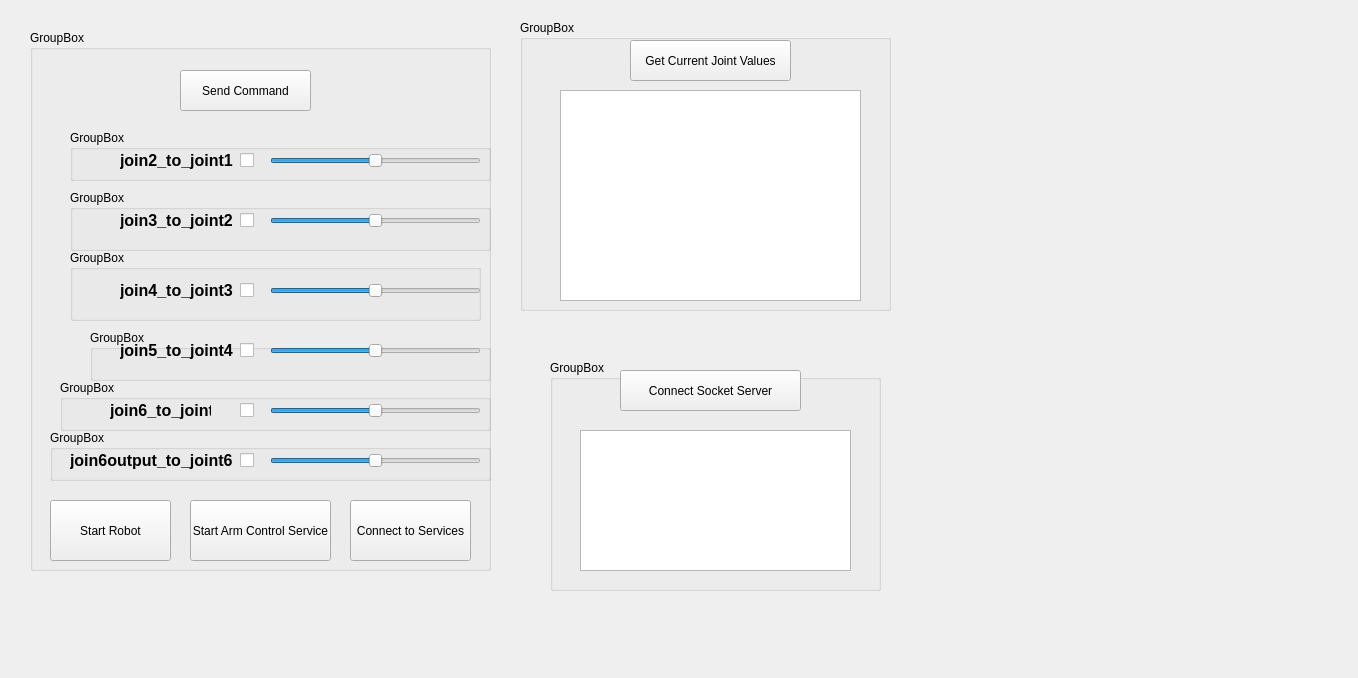
<?xml version="1.0" encoding="UTF-8"?>
<ui version="4.0">
 <class>DockWidgetMyCobot280Pi</class>
 <widget class="QWidget" name="DockWidgetMyCobot280Pi">
  <property name="geometry">
   <rect>
    <x>0</x>
    <y>0</y>
    <width>1358</width>
    <height>678</height>
   </rect>
  </property>
  <property name="windowTitle">
   <string>Form</string>
  </property>
  <widget class="QGroupBox" name="groupBox_7">
   <property name="geometry">
    <rect>
     <x>30</x>
     <y>30</y>
     <width>461</width>
     <height>541</height>
    </rect>
   </property>
   <property name="title">
    <string>GroupBox</string>
   </property>
   <widget class="QPushButton" name="pushButton">
    <property name="geometry">
     <rect>
      <x>20</x>
      <y>470</y>
      <width>121</width>
      <height>61</height>
     </rect>
    </property>
    <property name="text">
     <string>Start Robot</string>
    </property>
   </widget>
   <widget class="QGroupBox" name="groupBox_6">
    <property name="geometry">
     <rect>
      <x>20</x>
      <y>400</y>
      <width>441</width>
      <height>51</height>
     </rect>
    </property>
    <property name="title">
     <string>GroupBox</string>
    </property>
    <widget class="QSlider" name="sliderWidget_6">
     <property name="geometry">
      <rect>
       <x>220</x>
       <y>20</y>
       <width>211</width>
       <height>21</height>
      </rect>
     </property>
     <property name="minimum">
      <number>-314</number>
     </property>
     <property name="maximum">
      <number>314</number>
     </property>
     <property name="singleStep">
      <number>1</number>
     </property>
     <property name="orientation">
      <enum>Qt::Horizontal</enum>
     </property>
    </widget>
    <widget class="QCheckBox" name="checkBox_6">
     <property name="geometry">
      <rect>
       <x>190</x>
       <y>20</y>
       <width>16</width>
       <height>20</height>
      </rect>
     </property>
     <property name="font">
      <font>
       <strikeout>false</strikeout>
      </font>
     </property>
     <property name="text">
      <string/>
     </property>
     <property name="checked">
      <bool>false</bool>
     </property>
    </widget>
    <widget class="QLabel" name="label_6">
     <property name="geometry">
      <rect>
       <x>20</x>
       <y>10</y>
       <width>171</width>
       <height>41</height>
      </rect>
     </property>
     <property name="font">
      <font>
       <pointsize>12</pointsize>
       <weight>75</weight>
       <bold>true</bold>
      </font>
     </property>
     <property name="text">
      <string>join6output_to_joint6</string>
     </property>
    </widget>
   </widget>
   <widget class="QGroupBox" name="groupBox_5">
    <property name="geometry">
     <rect>
      <x>30</x>
      <y>350</y>
      <width>431</width>
      <height>51</height>
     </rect>
    </property>
    <property name="title">
     <string>GroupBox</string>
    </property>
    <widget class="QSlider" name="sliderWidget_5">
     <property name="geometry">
      <rect>
       <x>210</x>
       <y>20</y>
       <width>211</width>
       <height>21</height>
      </rect>
     </property>
     <property name="minimum">
      <number>-314</number>
     </property>
     <property name="maximum">
      <number>314</number>
     </property>
     <property name="singleStep">
      <number>1</number>
     </property>
     <property name="orientation">
      <enum>Qt::Horizontal</enum>
     </property>
    </widget>
    <widget class="QCheckBox" name="checkBox_5">
     <property name="geometry">
      <rect>
       <x>180</x>
       <y>20</y>
       <width>16</width>
       <height>20</height>
      </rect>
     </property>
     <property name="font">
      <font>
       <strikeout>false</strikeout>
      </font>
     </property>
     <property name="text">
      <string/>
     </property>
     <property name="checked">
      <bool>false</bool>
     </property>
    </widget>
    <widget class="QLabel" name="label_5">
     <property name="geometry">
      <rect>
       <x>50</x>
       <y>10</y>
       <width>101</width>
       <height>41</height>
      </rect>
     </property>
     <property name="font">
      <font>
       <pointsize>12</pointsize>
       <weight>75</weight>
       <bold>true</bold>
      </font>
     </property>
     <property name="text">
      <string>join6_to_joint5</string>
     </property>
    </widget>
   </widget>
   <widget class="QGroupBox" name="groupBox_4">
    <property name="geometry">
     <rect>
      <x>60</x>
      <y>300</y>
      <width>401</width>
      <height>51</height>
     </rect>
    </property>
    <property name="title">
     <string>GroupBox</string>
    </property>
    <widget class="QSlider" name="sliderWidget_4">
     <property name="geometry">
      <rect>
       <x>180</x>
       <y>10</y>
       <width>211</width>
       <height>21</height>
      </rect>
     </property>
     <property name="minimum">
      <number>-314</number>
     </property>
     <property name="maximum">
      <number>314</number>
     </property>
     <property name="singleStep">
      <number>1</number>
     </property>
     <property name="orientation">
      <enum>Qt::Horizontal</enum>
     </property>
    </widget>
    <widget class="QCheckBox" name="checkBox_4">
     <property name="geometry">
      <rect>
       <x>150</x>
       <y>10</y>
       <width>16</width>
       <height>20</height>
      </rect>
     </property>
     <property name="font">
      <font>
       <strikeout>false</strikeout>
      </font>
     </property>
     <property name="text">
      <string/>
     </property>
     <property name="checked">
      <bool>false</bool>
     </property>
    </widget>
    <widget class="QLabel" name="label_4">
     <property name="geometry">
      <rect>
       <x>30</x>
       <y>0</y>
       <width>121</width>
       <height>41</height>
      </rect>
     </property>
     <property name="font">
      <font>
       <pointsize>12</pointsize>
       <weight>75</weight>
       <bold>true</bold>
      </font>
     </property>
     <property name="text">
      <string>join5_to_joint4</string>
     </property>
    </widget>
   </widget>
   <widget class="QGroupBox" name="groupBox_3">
    <property name="geometry">
     <rect>
      <x>40</x>
      <y>220</y>
      <width>411</width>
      <height>71</height>
     </rect>
    </property>
    <property name="title">
     <string>GroupBox</string>
    </property>
    <widget class="QSlider" name="sliderWidget_3">
     <property name="geometry">
      <rect>
       <x>200</x>
       <y>30</y>
       <width>211</width>
       <height>21</height>
      </rect>
     </property>
     <property name="minimum">
      <number>-314</number>
     </property>
     <property name="maximum">
      <number>314</number>
     </property>
     <property name="singleStep">
      <number>1</number>
     </property>
     <property name="orientation">
      <enum>Qt::Horizontal</enum>
     </property>
    </widget>
    <widget class="QCheckBox" name="checkBox_3">
     <property name="geometry">
      <rect>
       <x>170</x>
       <y>30</y>
       <width>16</width>
       <height>20</height>
      </rect>
     </property>
     <property name="font">
      <font>
       <strikeout>false</strikeout>
      </font>
     </property>
     <property name="text">
      <string/>
     </property>
     <property name="checked">
      <bool>false</bool>
     </property>
    </widget>
    <widget class="QLabel" name="label_3">
     <property name="geometry">
      <rect>
       <x>50</x>
       <y>20</y>
       <width>121</width>
       <height>41</height>
      </rect>
     </property>
     <property name="font">
      <font>
       <pointsize>12</pointsize>
       <weight>75</weight>
       <bold>true</bold>
      </font>
     </property>
     <property name="text">
      <string>join4_to_joint3</string>
     </property>
    </widget>
   </widget>
   <widget class="QGroupBox" name="groupBox_2">
    <property name="geometry">
     <rect>
      <x>40</x>
      <y>160</y>
      <width>421</width>
      <height>61</height>
     </rect>
    </property>
    <property name="title">
     <string>GroupBox</string>
    </property>
    <widget class="QSlider" name="sliderWidget_2">
     <property name="geometry">
      <rect>
       <x>200</x>
       <y>20</y>
       <width>211</width>
       <height>21</height>
      </rect>
     </property>
     <property name="minimum">
      <number>-314</number>
     </property>
     <property name="maximum">
      <number>314</number>
     </property>
     <property name="singleStep">
      <number>1</number>
     </property>
     <property name="orientation">
      <enum>Qt::Horizontal</enum>
     </property>
    </widget>
    <widget class="QCheckBox" name="checkBox_2">
     <property name="geometry">
      <rect>
       <x>170</x>
       <y>20</y>
       <width>16</width>
       <height>20</height>
      </rect>
     </property>
     <property name="font">
      <font>
       <strikeout>false</strikeout>
      </font>
     </property>
     <property name="text">
      <string/>
     </property>
     <property name="checked">
      <bool>false</bool>
     </property>
    </widget>
    <widget class="QLabel" name="label_2">
     <property name="geometry">
      <rect>
       <x>50</x>
       <y>10</y>
       <width>121</width>
       <height>41</height>
      </rect>
     </property>
     <property name="font">
      <font>
       <pointsize>12</pointsize>
       <weight>75</weight>
       <bold>true</bold>
      </font>
     </property>
     <property name="text">
      <string>join3_to_joint2</string>
     </property>
    </widget>
   </widget>
   <widget class="QGroupBox" name="groupBox">
    <property name="geometry">
     <rect>
      <x>40</x>
      <y>100</y>
      <width>421</width>
      <height>51</height>
     </rect>
    </property>
    <property name="title">
     <string>GroupBox</string>
    </property>
    <widget class="QSlider" name="sliderWidget">
     <property name="geometry">
      <rect>
       <x>200</x>
       <y>20</y>
       <width>211</width>
       <height>21</height>
      </rect>
     </property>
     <property name="minimum">
      <number>-314</number>
     </property>
     <property name="maximum">
      <number>314</number>
     </property>
     <property name="singleStep">
      <number>1</number>
     </property>
     <property name="orientation">
      <enum>Qt::Horizontal</enum>
     </property>
    </widget>
    <widget class="QCheckBox" name="checkBox">
     <property name="geometry">
      <rect>
       <x>170</x>
       <y>20</y>
       <width>16</width>
       <height>20</height>
      </rect>
     </property>
     <property name="font">
      <font>
       <strikeout>false</strikeout>
      </font>
     </property>
     <property name="text">
      <string/>
     </property>
     <property name="checked">
      <bool>false</bool>
     </property>
    </widget>
    <widget class="QLabel" name="label">
     <property name="geometry">
      <rect>
       <x>50</x>
       <y>10</y>
       <width>121</width>
       <height>41</height>
      </rect>
     </property>
     <property name="font">
      <font>
       <pointsize>12</pointsize>
       <weight>75</weight>
       <bold>true</bold>
      </font>
     </property>
     <property name="text">
      <string>join2_to_joint1</string>
     </property>
    </widget>
   </widget>
   <widget class="QPushButton" name="pushButton_3">
    <property name="geometry">
     <rect>
      <x>150</x>
      <y>40</y>
      <width>131</width>
      <height>41</height>
     </rect>
    </property>
    <property name="text">
     <string>Send Command</string>
    </property>
   </widget>
   <widget class="QPushButton" name="pushButton_5">
    <property name="geometry">
     <rect>
      <x>160</x>
      <y>470</y>
      <width>141</width>
      <height>61</height>
     </rect>
    </property>
    <property name="text">
     <string>Start Arm Control Service</string>
    </property>
   </widget>
   <widget class="QPushButton" name="pushButton_6">
    <property name="geometry">
     <rect>
      <x>320</x>
      <y>470</y>
      <width>121</width>
      <height>61</height>
     </rect>
    </property>
    <property name="text">
     <string>Connect to Services</string>
    </property>
   </widget>
  </widget>
  <widget class="QGroupBox" name="groupBox_8">
   <property name="geometry">
    <rect>
     <x>520</x>
     <y>20</y>
     <width>371</width>
     <height>291</height>
    </rect>
   </property>
   <property name="title">
    <string>GroupBox</string>
   </property>
   <widget class="QTextBrowser" name="textBrowser">
    <property name="geometry">
     <rect>
      <x>40</x>
      <y>70</y>
      <width>301</width>
      <height>211</height>
     </rect>
    </property>
   </widget>
   <widget class="QPushButton" name="pushButton_2">
    <property name="geometry">
     <rect>
      <x>110</x>
      <y>20</y>
      <width>161</width>
      <height>41</height>
     </rect>
    </property>
    <property name="text">
     <string>Get Current Joint Values</string>
    </property>
   </widget>
  </widget>
  <widget class="QGroupBox" name="groupBox_9">
   <property name="geometry">
    <rect>
     <x>550</x>
     <y>360</y>
     <width>331</width>
     <height>231</height>
    </rect>
   </property>
   <property name="title">
    <string>GroupBox</string>
   </property>
   <widget class="QPushButton" name="pushButton_4">
    <property name="geometry">
     <rect>
      <x>70</x>
      <y>10</y>
      <width>181</width>
      <height>41</height>
     </rect>
    </property>
    <property name="text">
     <string>Connect Socket Server</string>
    </property>
   </widget>
   <widget class="QTextBrowser" name="textBrowser_2">
    <property name="geometry">
     <rect>
      <x>30</x>
      <y>70</y>
      <width>271</width>
      <height>141</height>
     </rect>
    </property>
   </widget>
  </widget>
 </widget>
 <resources/>
 <connections/>
</ui>
